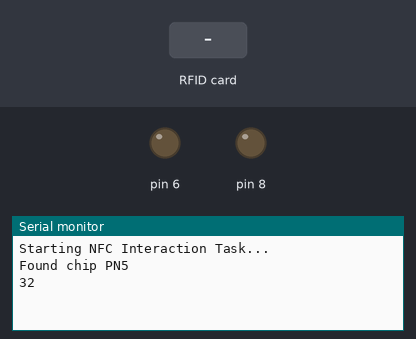
Bench run of a program on a simulated Arduino Nano, built with avr-gcc and run on an emulated ATmega328P. Parts: output pins drawn as LEDs (lit = HIGH), the last lines printed to the serial monitor. The test bench sets the inputs (shaded band).

Above: at 0.8 s.
0.9 s: RFID card 5E 7A 19 C4 held to the reader
At 1.7 s:
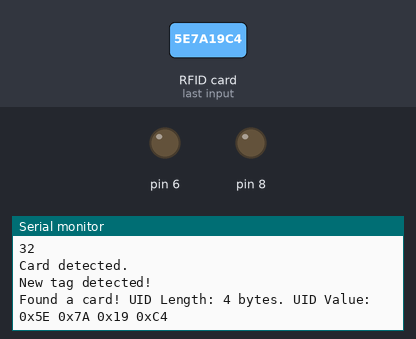
At 2.5 s:
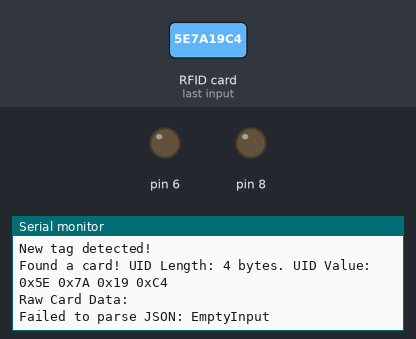

The program:

main.cpp
```cpp
#include <Arduino.h>
#include "tasks/interaction_task.h"

// this is not my finest work :)

void setup() {
    Serial.begin(115200);

    Serial.println("Starting NFC Interaction Task...");
    initializeInteractionTask();
}

void loop() {
}
```

pn532.h
```cpp
#pragma once
#include <Adafruit_PN532.h>

class PN532Component {
public:
    PN532Component(uint8_t irq, uint8_t reset);
    void begin();
    bool detectCard(uint8_t *uid, uint8_t *uidLength);
    bool readBlock(uint8_t pageNumber, uint8_t *data);
    bool writeBlock(uint8_t pageNumber, const uint8_t *data);
    void releaseCard();

private:
    Adafruit_PN532 nfc;
    bool cardPreviouslyDetected;
};
```

pn532_controller.h
```cpp
#pragma once
#include "components/pn532.h"
#include <ArduinoJson.h>

class PN532Controller {
public:
    PN532Controller(PN532Component &nfc);
    bool readCharacter(JsonDocument &doc);
    bool writeCharacter(const JsonDocument &doc);
private:
    PN532Component &nfc;
};
```

character_module.h
```cpp
#pragma once
#include "controllers/pn532_controller.h"

void writeCharacterToNFC(PN532Controller &controller, const char *name, int level, const char *color);
bool readCharacterFromNFC(PN532Controller &controller, String &name, int &level, String &color);
```

interaction_task.h
```cpp
#pragma once

void initializeInteractionTask();
```

pn532.cpp
```cpp
#include "components/pn532.h"

PN532Component::PN532Component(uint8_t irq, uint8_t reset)
    : nfc(irq, reset), cardPreviouslyDetected(false) {}

void PN532Component::begin() {
    nfc.begin();
    uint32_t versiondata = nfc.getFirmwareVersion();
    if (!versiondata) {
        Serial.println("Didn't find PN532 board");
        while (1);
    }
    Serial.println("Found chip PN5");
    Serial.println((versiondata >> 24) & 0xFF, HEX);
    nfc.SAMConfig();
}

bool PN532Component::detectCard(uint8_t *uid, uint8_t *uidLength) {
    bool cardDetected = nfc.readPassiveTargetID(PN532_MIFARE_ISO14443A, uid, uidLength);

    if (cardDetected) {
        Serial.println("Card detected.");
        cardPreviouslyDetected = true;
        return true;
    } else if (cardPreviouslyDetected) {
        Serial.println("Card removed.");
        cardPreviouslyDetected = false;
    } else {
        Serial.println("No card detected.");
    }

    return false;
}
bool PN532Component::readBlock(uint8_t pageNumber, uint8_t *data) {
    return nfc.ntag2xx_ReadPage(pageNumber, data);
}

bool PN532Component::writeBlock(uint8_t pageNumber, const uint8_t *data) {
    return nfc.ntag2xx_WritePage(pageNumber, const_cast<uint8_t *>(data));
}

void PN532Component::releaseCard() {
    nfc.SAMConfig(); // Reinitialize to reset detection
    cardPreviouslyDetected = false;
    Serial.println("Card detection state reset.");
}
```

pn532_controller.cpp
```cpp
#include "controllers/pn532_controller.h"

PN532Controller::PN532Controller(PN532Component &nfc) : nfc(nfc) {}

bool PN532Controller::readCharacter(JsonDocument &doc) {
    uint8_t uid[7], uidLength;
    if (!nfc.detectCard(uid, &uidLength)) return false;

    uint8_t data[16];
    if (!nfc.readBlock(4, data)) return false;
    DeserializationError err = deserializeJson(doc, data, 16);
    return !err;
}

bool PN532Controller::writeCharacter(const JsonDocument &doc) {
    uint8_t data[16] = {0};
    serializeJson(doc, (char*)data, 16);
    return nfc.writeBlock(4, data);
}
```

character_module.cpp
```cpp
#include "controllers/pn532_controller.h"
#include <ArduinoJson.h>

void writeCharacterToNFC(PN532Controller &controller, const char *name, int level, const char *color) {
    StaticJsonDocument<128> doc;
    doc["name"] = name;
    doc["level"] = level;
    doc["color"] = color;
    controller.writeCharacter(doc);
}

bool readCharacterFromNFC(PN532Controller &controller, String &name, int &level, String &color) {
    StaticJsonDocument<128> doc;
    if (!controller.readCharacter(doc)) return false;
    name = doc["name"] | "";
    level = doc["level"] | 0;
    color = doc["color"] | "";
    return true;
}
```

interaction_task.cpp
```cpp
#include <Arduino.h>
#include "components/pn532.h"
#include "controllers/pn532_controller.h"
#include "modules/character_module.h"
#include "controllers/portal_controller.h"
#include "tasks/interaction_task.h"

#define BUTTON_PIN 18
#define NFC_UID_MAX_LENGTH 7
#define NFC_BLOCK_SIZE 4
#define NFC_START_PAGE 4
#define NFC_END_PAGE 129
#define JSON_DOC_SIZE 512
#define CARD_COOLDOWN_TIME 5000

static PN532Component nfc(2, 3);
static PN532Controller controller(nfc);
static PortalController portalController(6, 8);

enum NFCMode
{
    READ,
    WRITE
};

static NFCMode nfcMode = READ;

// Helper function to print the UID
void printCardUID(const uint8_t *uid, uint8_t uidLength)
{
    Serial.print("Found a card! UID Length: ");
    Serial.print(uidLength, DEC);
    Serial.print(" bytes. UID Value: ");
    for (uint8_t i = 0; i < uidLength; i++)
    {
        Serial.print(" 0x");
        Serial.print(uid[i], HEX);
    }
    Serial.println();
}

// Helper function to read card data
String readCardData()
{
    String cardData = "";
    uint8_t blockData[NFC_BLOCK_SIZE];

    for (uint8_t page = NFC_START_PAGE; page <= NFC_END_PAGE; page++)
    {
        if (nfc.readBlock(page, blockData))
        {
            for (uint8_t i = 0; i < NFC_BLOCK_SIZE; i++)
            {
                char c = (char)blockData[i];
                if (c == '\0')
                    break;
                if (c >= 32 && c <= 126) // Printable ASCII range
                {
                    cardData += c;
                }
            }
        }
        else
        {
            Serial.print("Failed to read page ");
            Serial.println(page);
            break;
        }
    }

    return cardData;
}

// Helper function to parse and react to card data
void processCardData(const String &cardData)
{
    Serial.println("Raw Card Data:");
    Serial.println(cardData);

    StaticJsonDocument<JSON_DOC_SIZE> doc;
    DeserializationError error = deserializeJson(doc, cardData);

    if (!error)
    {
        Serial.println("Parsed JSON Data:");
        serializeJsonPretty(doc, Serial);
        Serial.println();

        // Extract fields from the JSON
        String name = doc["name"] | "";
        int level = doc["level"] | 0;
        String color = doc["color"] | "";

        // Directly call the portal logic
        portalController.reactToCharacter(name, level, color);
    }
    else
    {
        Serial.print("Failed to parse JSON: ");
        Serial.println(error.c_str());
    }
}

static void interactionTask()
{
    uint8_t uid[NFC_UID_MAX_LENGTH];
    uint8_t uidLength;

    static uint8_t lastUid[NFC_UID_MAX_LENGTH];
    static uint8_t lastUidLength = 0;
    static unsigned long lastTagTime = 0;

    while (true)
    {
        if (nfc.detectCard(uid, &uidLength))
        {
            if (uidLength == lastUidLength && memcmp(uid, lastUid, uidLength) == 0)
            {
                unsigned long currentTime = millis();
                if (currentTime - lastTagTime >= CARD_COOLDOWN_TIME)
                {
                    Serial.println("Same tag detected but took more than 5 seconds, processing again.");
                    lastTagTime = currentTime;
                    printCardUID(uid, uidLength);

                    memcpy(lastUid, uid, uidLength);
                    lastUidLength = uidLength;

                    delay(1000);

                    String cardData = readCardData();
                    processCardData(cardData);

                    delay(1000);
                }
                else
                {
                    Serial.println("Same tag detected, skipping processing.");
                    lastTagTime = currentTime;
                }
                delay(500);
                continue;
            }

            Serial.println("New tag detected!");
            printCardUID(uid, uidLength);

            memcpy(lastUid, uid, uidLength);
            lastUidLength = uidLength;

            lastTagTime = millis();

            delay(1000);

            String cardData = readCardData();
            processCardData(cardData);

            delay(1000);
        }
        delay(500);
    }
}

void initializeInteractionTask()
{
    nfc.begin();
    portalController.begin(); // Initialize the portal controller
    pinMode(BUTTON_PIN, INPUT_PULLUP);

    interactionTask();
}
```

portal_controller.h
```cpp
#pragma once
#include <Arduino.h>

class PortalController {
public:
    PortalController(uint8_t redPin, uint8_t bluePin);
    void begin();
    void reactToCharacter(const String &name, int level, const String &color);
    void turnOffLEDs();

private:
    uint8_t redPin;
    uint8_t bluePin;

    void handleLEDs(const String &color);
    void handleAudio(const String &name);
};
```

portal_controller.cpp
```cpp
#include "controllers/portal_controller.h"

PortalController::PortalController(uint8_t redPin, uint8_t bluePin)
    : redPin(redPin), bluePin(bluePin) {}

void PortalController::begin() {
    pinMode(redPin, OUTPUT);
    pinMode(bluePin, OUTPUT);
    turnOffLEDs();
}

void PortalController::reactToCharacter(const String &name, int level, const String &color) {
    handleLEDs(color);
    handleAudio(name);
}

void PortalController::handleLEDs(const String &color) {
    if (color == "red") {
        Serial.println("Activating red LED.");
        digitalWrite(redPin, HIGH);
        digitalWrite(bluePin, LOW);
    } else if (color == "blue") {
        Serial.println("Activating blue LED.");
        digitalWrite(redPin, LOW);
        digitalWrite(bluePin, HIGH);
    } else {
        Serial.println("No specific color. Turning off LEDs.");
        turnOffLEDs();
    }
}

void PortalController::handleAudio(const String &name) {
    if (name == "BeerBear") {
        Serial.println("Beer Bear detected! Playing sound...");
    } else if (name == "GrittieBear") {
        Serial.println("Grittie Bear detected! Playing different sound...");
    } else {
        Serial.println("Unknown character detected. No special effects.");
    }
}

void PortalController::turnOffLEDs() {
    digitalWrite(redPin, LOW);
    digitalWrite(bluePin, LOW);
}
```

Measured:
- after the input at 0.9 s, the serial monitor: prints a new line at once (image 1)
